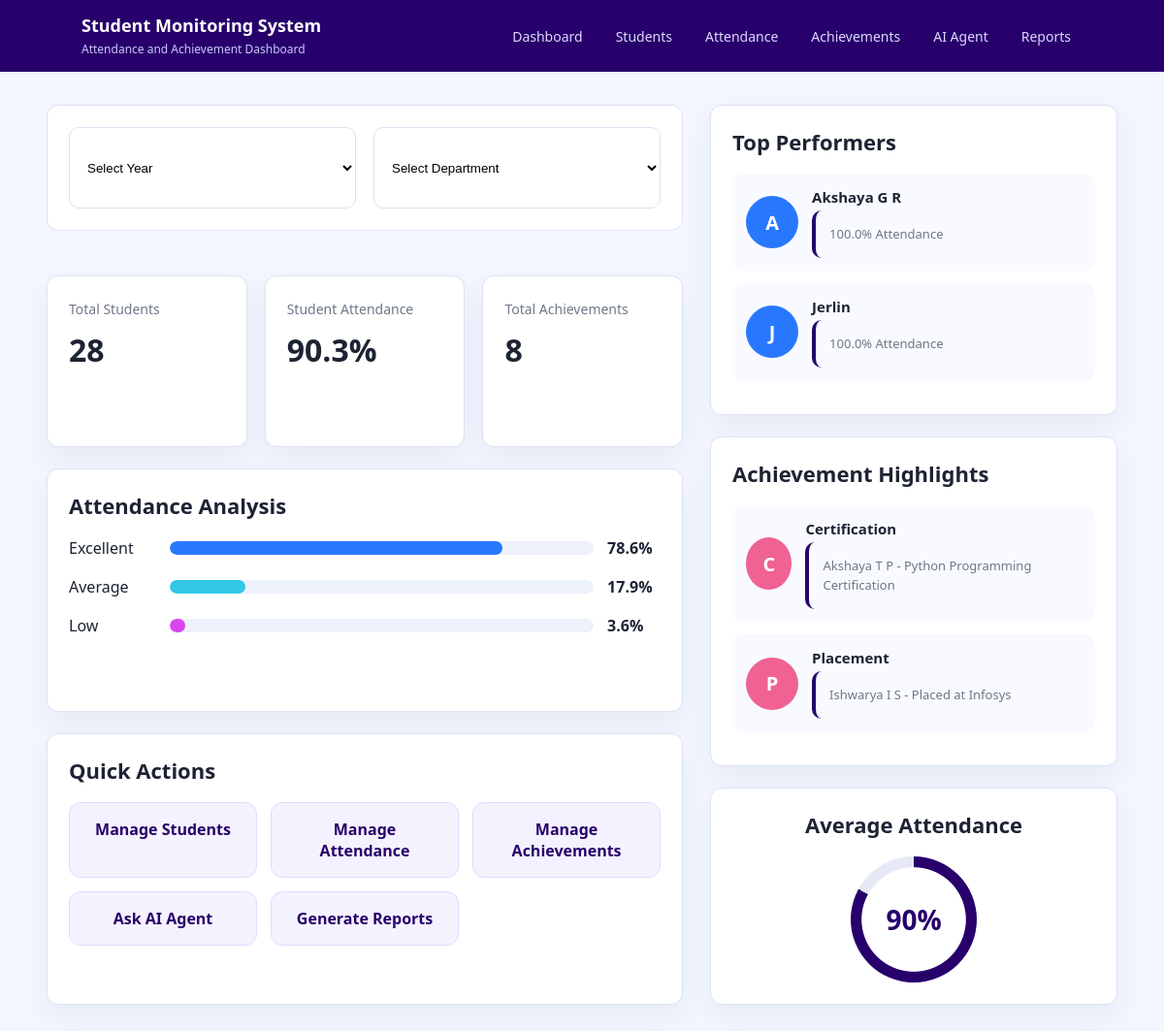
The page / on the database its author committed.
### tables this page shows
CREATE TABLE attendance (
            id INTEGER PRIMARY KEY AUTOINCREMENT,
            student_id INTEGER NOT NULL,
            total_classes INTEGER NOT NULL,
            attended_classes INTEGER NOT NULL,
            percentage REAL NOT NULL,
            category TEXT NOT NULL,
            FOREIGN KEY (student_id) REFERENCES students(id)
        );

CREATE TABLE students (
            id INTEGER PRIMARY KEY AUTOINCREMENT,
            name TEXT NOT NULL,
            roll_number TEXT NOT NULL,
            department TEXT NOT NULL,
            year TEXT NOT NULL,
            email TEXT NOT NULL
        );

CREATE TABLE achievements (
            id INTEGER PRIMARY KEY AUTOINCREMENT,
            student_id INTEGER NOT NULL,
            achievement_type TEXT NOT NULL,
            title TEXT NOT NULL,
            description TEXT NOT NULL,
            achievement_date TEXT NOT NULL,
            FOREIGN KEY (student_id) REFERENCES students(id)
        );

### app.py (the view, shortened to what this page needs)
@app.route("/")
def home():
    selected_year = request.args.get("year", "")
    selected_department = request.args.get("department", "")
    conn = sqlite3.connect("database.db")
    cursor = conn.cursor()
    filters = []
    values = []
    if selected_year:
        filters.append("students.year = ?")
        values.append(selected_year)
    if selected_department:
        filters.append("students.department = ?")
        values.append(selected_department)
    where_clause = ""
    if filters:
        where_clause = "WHERE " + " AND ".join(filters)
    cursor.execute(f"SELECT COUNT(*) FROM students {where_clause}", values)
    total_students = cursor.fetchone()[0]
    cursor.execute(f"""
        SELECT COUNT(*)
        FROM achievements
        JOIN students ON achievements.student_id = students.id
        {where_clause}
    """, values)
    total_achievements = cursor.fetchone()[0]
    cursor.execute(f"""
        SELECT AVG(attendance.percentage)
        FROM attendance
        JOIN students ON attendance.student_id = students.id
        {where_clause}
    """, values)
    average_attendance = cursor.fetchone()[0] or 0
    cursor.execute(f"""
        SELECT COUNT(*)
        FROM attendance
        JOIN students ON attendance.student_id = students.id
        {where_clause}
        {"AND" if where_clause else "WHERE"} attendance.category = 'Excellent'
    """, values)
    excellent_count = cursor.fetchone()[0]
    cursor.execute(f"""
        SELECT COUNT(*)
        FROM attendance
        JOIN students ON attendance.student_id = students.id
        {where_clause}
        {"AND" if where_clause else "WHERE"} attendance.category = 'Average'
    """, values)
    average_count = cursor.fetchone()[0]
    cursor.execute(f"""
        SELECT COUNT(*)
        FROM attendance
        JOIN students ON attendance.student_id = students.id
        {where_clause}
        {"AND" if where_clause else "WHERE"} attendance.category = 'Low'
    """, values)
    low_count = cursor.fetchone()[0]
    total_attendance_records = excellent_count + average_count + low_count
    if total_attendance_records > 0:
        excellent_percent = (excellent_count / total_attendance_records) * 100
        average_percent = (average_count / total_attendance_records) * 100
        low_percent = (low_count / total_attendance_records) * 100
    else:
        excellent_percent = 0
        average_percent = 0
        low_percent = 0
    cursor.execute(f"""
        SELECT students.name, students.roll_number, attendance.percentage
        FROM attendance
        JOIN students ON attendance.student_id = students.id
        {where_clause}
        ORDER BY attendance.percentage DESC
        LIMIT 2
    """, values)
    top_performers = cursor.fetchall()
    cursor.execute(f"""
        SELECT students.name, students.roll_number,
               achievements.achievement_type, achievements.title
        FROM achievements
        JOIN students ON achievements.student_id = students.id
        {where_clause}
        ORDER BY achievements.id DESC
        LIMIT 2
    """, values)
    recent_achievements = cursor.fetchall()
    conn.close()
    return render_template(
        "index.html",
        total_students=total_students,
        total_achievements=total_achievements,
        average_attendance=average_attendance,
        excellent_percent=excellent_percent,
        average_percent=average_percent,
        low_percent=low_percent,
        top_performers=top_performers,
        recent_achievements=recent_achievements,
        selected_year=selected_year,
        selected_department=selected_department
    )

### templates/index.html (shortened to what this page needs)
<!DOCTYPE html>
<html>
<head>
    <link rel="stylesheet" href="{{ url_for('static', filename='style.css') }}">
</head>
<body>
    <header class="topbar">
        <div>
            <h3>Student Monitoring System</h3>
            <span>Attendance and Achievement Dashboard</span>
        </div>
        <nav>
            <a href="/">Dashboard</a>
            <a href="/students">Students</a>
            <a href="/attendance">Attendance</a>
            <a href="/achievements">Achievements</a>
            <a href="/agent">AI Agent</a>
            <a href="/reports">Reports</a>
        </nav>
    </header>
    <main class="dashboard">
        <section class="left-panel">
            <form method="GET" action="/" class="filters">
                <select name="year" onchange="this.form.submit()">
                    <option value="">Select Year</option>
                </select>
                <select name="department" onchange="this.form.submit()">
                    <option value="">Select Department</option>
                </select>
            </form>
            <div class="stats-grid">
                <div class="stat-card">
                    <span>Total Students</span>
                    <h2>{{ total_students }}</h2>
                </div>
                <div class="stat-card">
                    <span>Student Attendance</span>
                    <h2>{{ "%.1f"|format(average_attendance) }}%</h2>
                </div>
                <div class="stat-card">
                    <span>Total Achievements</span>
                    <h2>{{ total_achievements }}</h2>
                </div>
            </div>
            <div class="wide-card">
                <h2>Attendance Analysis</h2>
                <div class="progress-row">
                    <span>Excellent</span>
                    <div class="bar">
                        <div style="width: {{ excellent_percent }}%; background:#2878ff;"></div>
                    </div>
                    <b>{{ "%.1f"|format(excellent_percent) }}%</b>
                </div>
                <div class="progress-row">
                    <span>Average</span>
                    <div class="bar">
                        <div style="width: {{ average_percent }}%; background:#32c7e6;"></div>
                    </div>
                    <b>{{ "%.1f"|format(average_percent) }}%</b>
                </div>
                <div class="progress-row">
                    <span>Low</span>
                    <div class="bar">
                        <div style="width: {{ low_percent }}%; background:#d946ef;"></div>
                    </div>
                    <b>{{ "%.1f"|format(low_percent) }}%</b>
                </div>
            </div>
            <div class="wide-card">
                <h2>Quick Actions</h2>
                <div class="action-grid">
                    <a href="/students">Manage Students</a>
                    <a href="/attendance">Manage Attendance</a>
                    <a href="/achievements">Manage Achievements</a>
                    <a href="/agent">Ask AI Agent</a>
                    <a href="/reports">Generate Reports</a>
                </div>
            </div>
        </section>
        <section class="right-panel">
            <div class="side-card">
                <h2>Top Performers</h2>
                {% if top_performers %}
                    {% for student in top_performers %}
                    <div class="student-mini">
                        <div class="avatar">{{ student[0][0]|upper }}</div>
                        <div>
                            <h4>{{ student[0] }}</h4>
                            <p>{{ "%.1f"|format(student[2]) }}% Attendance</p>
                        </div>
                    </div>
                    {% endfor %}
                {% else %}
                    <p>No attendance records found.</p>
                {% endif %}
            </div>
            <div class="side-card">
                <h2>Achievement Highlights</h2>
                {% if recent_achievements %}
                    {% for achievement in recent_achievements %}
                    <div class="student-mini">
                        <div class="avatar pink">{{ achievement[2][0]|upper }}</div>
                        <div>
                            <h4>{{ achievement[2] }}</h4>
                            <p>{{ achievement[0] }} - {{ achievement[3] }}</p>
                        </div>
                    </div>
                    {% endfor %}
                {% else %}
                    <p>No achievements found.</p>
                {% endif %}
            </div>
            <div class="side-card score-card">
                <h2>Average Attendance</h2>
                <div class="circle-score">
                    {{ "%.0f"|format(average_attendance) }}%
                </div>
            </div>
        </section>
    </main>
</body>
</html>

### static/style.css (style rules this page uses)
* { margin: 0; padding: 0; box-sizing: border-box; }
body { font-family: "Segoe UI", Arial, sans-serif; background: #f3f6ff; color: #1d2333; }
.topbar { min-height: 72px; background: #27006b; color: white; padding: 14px 7%; display: flex; align-items: center; justify-content: space-between; gap: 24px; }
.topbar h3 { font-size: 18px; }
.topbar span { font-size: 12px; color: #cfc4ff; }
.topbar nav { display: flex; gap: 10px; flex-wrap: wrap; }
.topbar a { color: #ded7ff; text-decoration: none; font-size: 14px; padding: 9px 12px; border-radius: 10px; }
.dashboard { width: min(1180px, 92%); margin: 34px auto; display: grid; grid-template-columns: 1.25fr 0.8fr; gap: 28px; }
.left-panel, .right-panel { display: grid; gap: 22px; }
.filters { display: grid; grid-template-columns: repeat(2, minmax(160px, 1fr)); gap: 18px; }
select, input { width: 100%; border: 1px solid #dce2f2; background: white; border-radius: 10px; padding: 14px; outline: none; }
.stats-grid { display: grid; grid-template-columns: repeat(3, 1fr); gap: 18px; }
.stat-card, .wide-card, .side-card { background: white; border: 1px solid #dce2f2; border-radius: 12px; padding: 22px; box-shadow: 0 12px 28px rgba(35, 45, 80, 0.06); }
.stat-card span { color: #6f7788; font-size: 14px; }
.stat-card h2 { font-size: 32px; margin-top: 10px; }
h2 { font-size: 22px; margin-bottom: 18px; }
.progress-row { display: grid; grid-template-columns: 90px 1fr 55px; align-items: center; gap: 14px; margin: 18px 0; }
.bar { height: 14px; background: #edf1fb; border-radius: 20px; overflow: hidden; }
.bar div { height: 100%; border-radius: 20px; }
.action-grid { display: grid; grid-template-columns: repeat(auto-fit, minmax(180px, 1fr)); gap: 14px; }
.action-grid a { text-decoration: none; color: #27006b; background: #f5f2ff; border: 1px solid #e2d9ff; padding: 16px; border-radius: 12px; font-weight: 700; text-align: center; }
.student-mini { display: flex; align-items: center; gap: 14px; padding: 14px; border-radius: 12px; background: #f8faff; margin-bottom: 12px; }
.avatar { width: 54px; height: 54px; border-radius: 50%; background: #2878ff; color: white; display: grid; place-items: center; font-weight: 800; font-size: 20px; }
.avatar.pink { background: #f06292; }
.student-mini h4 { font-size: 15px; }
.student-mini p { color: #6f7788; font-size: 13px; margin-top: 4px; }
.score-card { text-align: center; }
.circle-score { width: 130px; height: 130px; margin: auto; border-radius: 50%; display: grid; place-items: center; font-size: 28px; font-weight: 800; color: #27006b; background: radial-gradient(circle at center, white 58%, transparent 59%), conic-gradient(#27006b 0 83%, #e6e9f5 83% 100%); }
form { background: white; border: 1px solid #dce2f2; border-radius: 12px; padding: 22px; display: grid; grid-template-columns: repeat(auto-fit, minmax(210px, 1fr)); gap: 14px; margin-bottom: 24px; }
.message, p { background: #f8faff; border-left: 4px solid #27006b; padding: 14px; border-radius: 10px; line-height: 1.6; }

### rows shown on the page
attendance: name "A", name "Akshaya G R", percentage "100.0"
attendance: name "J", name "Jerlin", percentage "100.0"
achievements: achievement_type "C", achievement_type "Certification", name "Akshaya T P", title "Python Programming Certification"
achievements: achievement_type "P", achievement_type "Placement", name "Ishwarya I S", title "Placed at Infosys"

### other values the page prints
{{ total_students }} "28"
{{ "%.1f"|format(average_attendance) }} "90.3"
{{ total_achievements }} "8"
{{ "%.1f"|format(excellent_percent) }} "78.6"
{{ "%.1f"|format(average_percent) }} "17.9"
{{ "%.1f"|format(low_percent) }} "3.6"
{{ "%.0f"|format(average_attendance) }} "90"
